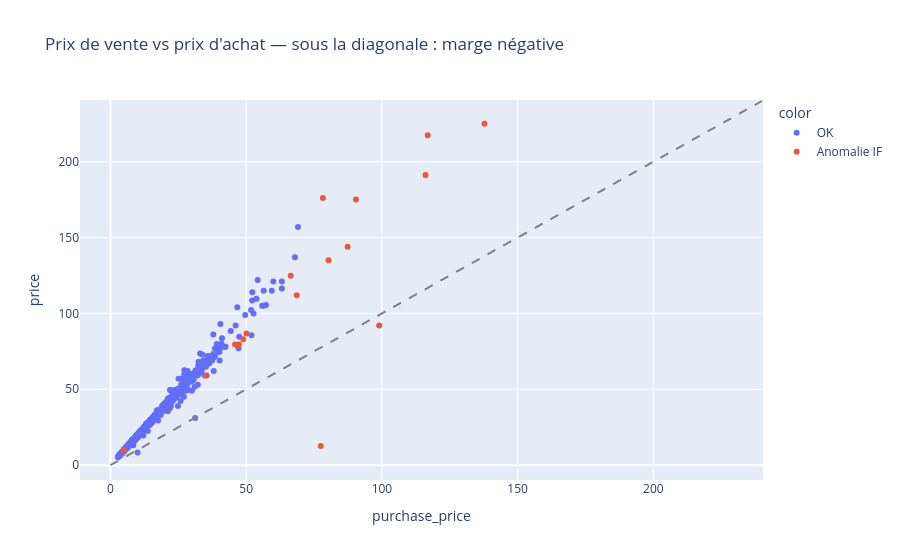

Notebook source saved alongside this figure:
### Code cell
# Validation métier : l'algorithme retrouve-t-il les marges négatives ?
total["taux_marge"] = (total["price"] - total["purchase_price"]) / total["price"]
marges_neg = total[total["taux_marge"] < 0]
print("Produits à marge négative :")
display(marges_neg[["product_id", "post_title", "price", "purchase_price",
                    "taux_marge", "anomalie_if"]])

fig = px.scatter(total, x="purchase_price", y="price",
                 color=total["anomalie_if"].map({True: "Anomalie IF", False: "OK"}),
                 hover_data=["product_id", "post_title"],
                 title="Prix de vente vs prix d'achat — sous la diagonale : marge négative")
fig.add_shape(type="line", x0=0, y0=0, x1=240, y1=240, line=dict(dash="dash", color="gray"))
fig.show()

### Figure 1 — Plotly figure (JSON) as saved in the notebook; plotly's stock layout.template omitted (floating-point values rounded to 4 significant figures; data arrays with more than 128 entries replaced by an {"elided": "..."} marker saying what was removed)
{"data": [{"customdata": {"elided": "808x2 mixed values"}, "hovertemplate": "color=OK<br>purchase_price=%{x}<br>price=%{y}<br>product_id=%{customdata[0]}<br>post_title=%{customdata[1]}<extra></extra>", "legendgroup": "OK", "marker": {"color": "#636efa", "symbol": "circle"}, "mode": "markers", "name": "OK", "orientation": "v", "showlegend": true, "type": "scatter", "x": {"elided": "808 float values"}, "xaxis": "x", "y": {"elided": "808 float values"}, "yaxis": "y"}, {"customdata": [[4150, "Champagne Mailly Grand Cru Intemporelle 2010"], [4337, "Champagne Mailly Grand Cru Les Echansons 2007"], [4350, "Champagne Egly-Ouriet Grand Cru Extra Brut V.P."], [4352, "Champagne Egly-Ouriet Grand Cru Millésimé 2008"], [4353, "Champagne Egly-Ouriet Grand Cru Brut Rosé"], [4355, "Champagne Egly-Ouriet Grand Cru Blanc de Noirs"], [4402, "Cognac Frapin VIP XO"], [4594, "Pierre Jean Villa Côte Rôtie Fongeant 2017"], [4867, "Château De La Selve IGP Coteaux de l'Ardèche Maguelonne Rosé 2019"], [5001, "David Duband Charmes-Chambertin Grand Cru 2014"], [5025, "Champagne Agrapart &amp; Fils L'Avizoise Extra Brut Blanc de Blancs Grand Cru 2012"], [5026, "Champagne Agrapart &amp; Fils Minéral Extra Brut Blanc de Blancs Grand Cru 2012"], [5612, "Domaine Weinbach Gewurztraminer Grand Cru Furstentum SGN 2010 1/2"], [5767, "Camille Giroud Clos de Vougeot 2016"], [5892, "Coteaux Champenois Egly-Ouriet Ambonnay Rouge 2016"], [6126, "Champagne Gosset Célébris Vintage 2007"], [6324, "Pierre Jean Villa Côte Rôtie Fongeant 2017"]], "hovertemplate": "color=Anomalie IF<br>purchase_price=%{x}<br>price=%{y}<br>product_id=%{customdata[0]}<br>post_title=%{customdata[1]}<extra></extra>", "legendgroup": "Anomalie IF", "marker": {"color": "#EF553B", "symbol": "circle"}, "mode": "markers", "name": "Anomalie IF", "orientation": "v", "showlegend": true, "type": "scatter", "x": [35.45, 48.9, 47.3, 137.8, 45.91, 77.48, 78.25, 87.36, 4.86, 116.9, 68.6, 50.13, 66.41, 90.42, 116.1, 80.33, 99.0], "xaxis": "x", "y": [59.0, 83.0, 79.5, 225.0, 79.5, 12.65, 176.0, 144.0, 9.9, 217.5, 112.0, 86.8, 124.8, 175.0, 191.3, 135.0, 92.0], "yaxis": "y"}], "layout": {"legend": {"title": {"text": "color"}, "tracegroupgap": 0}, "shapes": [{"line": {"color": "gray", "dash": "dash"}, "type": "line", "x0": 0, "x1": 240, "y0": 0, "y1": 240}], "title": {"text": "Prix de vente vs prix d'achat — sous la diagonale : marge négative"}, "xaxis": {"anchor": "y", "domain": [0.0, 1.0], "title": {"text": "purchase_price"}}, "yaxis": {"anchor": "x", "domain": [0.0, 1.0], "title": {"text": "price"}}}}
